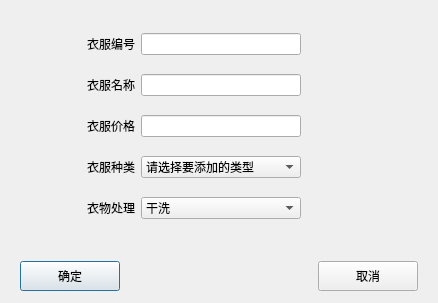
<?xml version="1.0" encoding="UTF-8"?>
<ui version="4.0">
 <class>dlgAddClothes</class>
 <widget class="QDialog" name="dlgAddClothes">
  <property name="geometry">
   <rect>
    <x>0</x>
    <y>0</y>
    <width>438</width>
    <height>303</height>
   </rect>
  </property>
  <property name="minimumSize">
   <size>
    <width>300</width>
    <height>300</height>
   </size>
  </property>
  <property name="windowTitle">
   <string>添加衣服种类</string>
  </property>
  <layout class="QGridLayout" name="gridLayout_3">
   <item row="0" column="0">
    <widget class="QWidget" name="widget_2" native="true">
     <layout class="QGridLayout" name="gridLayout">
      <item row="4" column="0">
       <widget class="QLabel" name="label_4">
        <property name="text">
         <string>衣物处理</string>
        </property>
        <property name="alignment">
         <set>Qt::AlignRight|Qt::AlignTrailing|Qt::AlignVCenter</set>
        </property>
       </widget>
      </item>
      <item row="4" column="1">
       <widget class="QComboBox" name="CBWashWay">
        <item>
         <property name="text">
          <string>干洗</string>
         </property>
        </item>
        <item>
         <property name="text">
          <string>水洗</string>
         </property>
        </item>
        <item>
         <property name="text">
          <string>皮衣</string>
         </property>
        </item>
        <item>
         <property name="text">
          <string>单烫</string>
         </property>
        </item>
        <item>
         <property name="text">
          <string>其他</string>
         </property>
        </item>
       </widget>
      </item>
      <item row="2" column="1">
       <widget class="QLineEdit" name="LePrice">
        <property name="maximumSize">
         <size>
          <width>9999</width>
          <height>16777215</height>
         </size>
        </property>
       </widget>
      </item>
      <item row="3" column="0">
       <widget class="QLabel" name="label_3">
        <property name="text">
         <string>衣服种类</string>
        </property>
        <property name="alignment">
         <set>Qt::AlignRight|Qt::AlignTrailing|Qt::AlignVCenter</set>
        </property>
       </widget>
      </item>
      <item row="0" column="0">
       <widget class="QLabel" name="label">
        <property name="text">
         <string>衣服编号</string>
        </property>
        <property name="alignment">
         <set>Qt::AlignRight|Qt::AlignTrailing|Qt::AlignVCenter</set>
        </property>
       </widget>
      </item>
      <item row="0" column="1">
       <widget class="QLineEdit" name="LeID"/>
      </item>
      <item row="3" column="1">
       <widget class="QComboBox" name="CBType">
        <property name="minimumSize">
         <size>
          <width>160</width>
          <height>0</height>
         </size>
        </property>
        <property name="maximumSize">
         <size>
          <width>99999</width>
          <height>16777215</height>
         </size>
        </property>
        <item>
         <property name="text">
          <string>请选择要添加的类型</string>
         </property>
        </item>
        <item>
         <property name="text">
          <string>普通</string>
         </property>
        </item>
        <item>
         <property name="text">
          <string>高档</string>
         </property>
        </item>
        <item>
         <property name="text">
          <string>其他</string>
         </property>
        </item>
       </widget>
      </item>
      <item row="1" column="1">
       <widget class="QLineEdit" name="LeName">
        <property name="maximumSize">
         <size>
          <width>99999</width>
          <height>16777215</height>
         </size>
        </property>
       </widget>
      </item>
      <item row="2" column="0">
       <widget class="QLabel" name="label_2">
        <property name="text">
         <string>衣服价格</string>
        </property>
        <property name="alignment">
         <set>Qt::AlignRight|Qt::AlignTrailing|Qt::AlignVCenter</set>
        </property>
       </widget>
      </item>
      <item row="1" column="0">
       <widget class="QLabel" name="LaName">
        <property name="minimumSize">
         <size>
          <width>115</width>
          <height>0</height>
         </size>
        </property>
        <property name="text">
         <string>衣服名称</string>
        </property>
        <property name="alignment">
         <set>Qt::AlignRight|Qt::AlignTrailing|Qt::AlignVCenter</set>
        </property>
       </widget>
      </item>
      <item row="1" column="2">
       <spacer name="horizontalSpacer">
        <property name="orientation">
         <enum>Qt::Horizontal</enum>
        </property>
        <property name="sizeHint" stdset="0">
         <size>
          <width>128</width>
          <height>20</height>
         </size>
        </property>
       </spacer>
      </item>
     </layout>
    </widget>
   </item>
   <item row="1" column="0">
    <widget class="QWidget" name="widget" native="true">
     <property name="minimumSize">
      <size>
       <width>0</width>
       <height>40</height>
      </size>
     </property>
     <property name="maximumSize">
      <size>
       <width>16777215</width>
       <height>40</height>
      </size>
     </property>
     <property name="font">
      <font>
       <family>微软雅黑</family>
      </font>
     </property>
     <layout class="QGridLayout" name="gridLayout_2">
      <item row="0" column="0">
       <widget class="QPushButton" name="BtnEnter">
        <property name="minimumSize">
         <size>
          <width>100</width>
          <height>30</height>
         </size>
        </property>
        <property name="text">
         <string>确定</string>
        </property>
       </widget>
      </item>
      <item row="0" column="1">
       <spacer name="horizontalSpacer_3">
        <property name="orientation">
         <enum>Qt::Horizontal</enum>
        </property>
        <property name="sizeHint" stdset="0">
         <size>
          <width>40</width>
          <height>20</height>
         </size>
        </property>
       </spacer>
      </item>
      <item row="0" column="2">
       <widget class="QPushButton" name="BtnCancel">
        <property name="minimumSize">
         <size>
          <width>100</width>
          <height>30</height>
         </size>
        </property>
        <property name="text">
         <string>取消</string>
        </property>
       </widget>
      </item>
     </layout>
    </widget>
   </item>
  </layout>
 </widget>
 <tabstops>
  <tabstop>LeName</tabstop>
  <tabstop>LePrice</tabstop>
  <tabstop>CBType</tabstop>
  <tabstop>BtnEnter</tabstop>
  <tabstop>BtnCancel</tabstop>
 </tabstops>
 <resources/>
 <connections/>
</ui>
